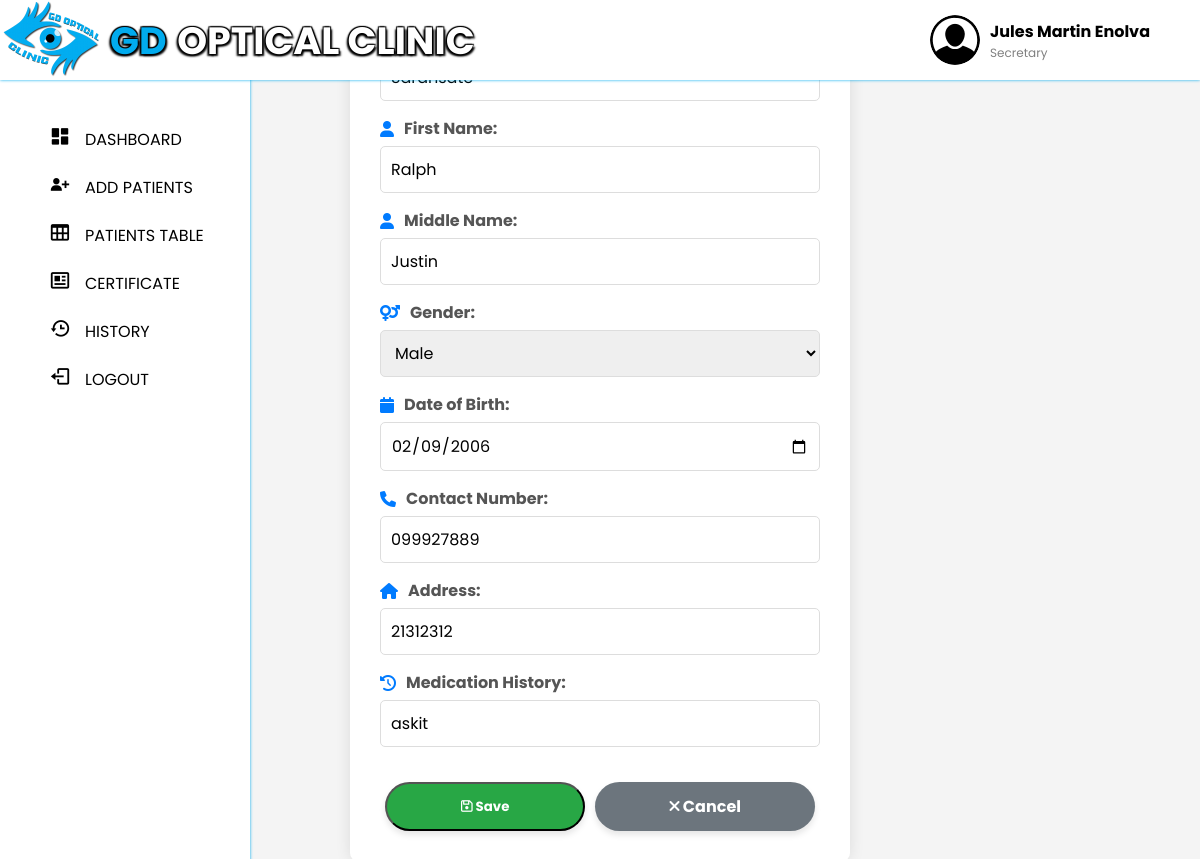
The page /secretary_edit.php?id=3 (signed in) on the database its author committed.
### tables this page shows
CREATE TABLE `accounts` (
  `accounts_id` int(11) NOT NULL,
  `username` varchar(50) NOT NULL,
  `password` varchar(255) NOT NULL,
  `fullname` varchar(100) NOT NULL,
  `gender` enum('male','female','other') NOT NULL,
  `birthdate` date NOT NULL,
  `address` varchar(255) NOT NULL,
  `contact_number` varchar(20) NOT NULL,
  `account_type` enum('doctor','secretary') NOT NULL DEFAULT 'secretary'
);

CREATE TABLE `patients` (
  `patients_id` int(6) NOT NULL,
  `first_name` varchar(255) NOT NULL,
  `last_name` varchar(255) NOT NULL,
  `middle_name` varchar(255) DEFAULT NULL,
  `address` varchar(255) NOT NULL,
  `medication_history` text DEFAULT NULL,
  `date_of_birth` date NOT NULL,
  `gender` varchar(10) NOT NULL,
  `contact_no` varchar(15) NOT NULL,
  `date_added` timestamp NOT NULL DEFAULT current_timestamp() ON UPDATE current_timestamp()
);

### secretary_edit.php (the view, shortened to what this page needs)
<?php
include('secretary_homepage.php');
include('db.php');
$id = intval($_GET['id']);
$sql = "SELECT * FROM patients WHERE patients_id = $id";
$result = $conn->query($sql);
if ($result->num_rows > 0) {
    $row = $result->fetch_assoc();
} else {
    echo "No record found.";
    exit;
}
?>
<!DOCTYPE html>
<html lang="en">
<head>
    <link rel="stylesheet" href="css/secretary_edit.css">
    <link rel="stylesheet" href="https://cdnjs.cloudflare.com/ajax/libs/font-awesome/6.0.0-beta3/css/all.min.css">
</head>
<body>
    <div class="container">
        <form method="POST" action="">
            <div class="form-group">
                <label for="last_name"><i class="fa fa-user"></i> Last Name:</label>
            </div>
            <div class="form-group">
                <label for="first_name"><i class="fa fa-user"></i> First Name:</label>
                <input type="text" id="first_name" name="first_name" value="<?php echo htmlspecialchars($row['first_name']); ?>" required>
            </div>
            <div class="form-group">
                <label for="middle_name"><i class="fa fa-user"></i> Middle Name:</label>
                <input type="text" id="middle_name" name="middle_name" value="<?php echo htmlspecialchars($row['middle_name']); ?>" required>
            </div>
            <div class="form-group">
                <label for="gender"><i class="fa fa-venus-mars"></i> Gender:</label>
                <select id="gender" name="gender" required>
                    <option value="Male" <?php echo ($row['gender'] == 'Male') ? 'selected' : ''; ?>>Male</option>
                </select>
            </div>
            <div class="form-group">
                <label for="date_of_birth"><i class="fa fa-calendar"></i> Date of Birth:</label>
                <input type="date" id="date_of_birth" name="date_of_birth" value="<?php echo htmlspecialchars($row['date_of_birth']); ?>" required>
            </div>
            <div class="form-group">
                <label for="contact_no"><i class="fa fa-phone"></i> Contact Number:</label>
                <input type="text" id="contact_no" name="contact_no" value="<?php echo htmlspecialchars($row['contact_no']); ?>" required>
            </div>
            <div class="form-group">
                <label for="address"><i class="fa fa-home"></i> Address:</label>
                <input type="text" id="address" name="address" value="<?php echo htmlspecialchars($row['address']); ?>" required>
            </div>
            <div class="form-group">
                <label for="medication_history"><i class="fa fa-history"></i> Medication History:</label>
                <input type="text" id="medication_history" name="medication_history" value="<?php echo htmlspecialchars($row['medication_history']); ?>" required>
            </div>
            <div class="action-buttons">
                <button type="submit" class="action-btn save-btn" onclick="return alert('Record updated successfully')"><i class="fa fa-save"></i> Save</button>
                <a href="secretary_view.php?id=<?php echo $row['patients_id']; ?>" class="action-btn cancel-btn"><i class="fa fa-times"></i> Cancel</a>
            </div>
        </form>
    </div>
</body>
</html>

### secretary_homepage.php (shortened to what this page needs)
<?php
include 'db.php';
$user_fullname = '';
$user_role = '';
if (isset($_SESSION['username'])) {
    $username = $_SESSION['username'];
    $sql = "SELECT fullname, account_type FROM accounts WHERE username='$username'";
    $result = $conn->query($sql);
    if ($result->num_rows == 1) {
        $row = $result->fetch_assoc();
        $user_fullname = $row['fullname'];
        $user_role = $row['account_type'];
    }
} else {
    header("Location: login.php");
    exit();
}
?>
<!DOCTYPE html>
<html lang="en">
  <head>
    <link href="https://unpkg.com/boxicons@2.1.4/css/boxicons.min.css" rel="stylesheet" />
    <link rel="stylesheet" href="https://cdnjs.cloudflare.com/ajax/libs/font-awesome/5.15.4/css/all.min.css"/>
    <link rel="stylesheet" href="css/style.css" />
  </head>
  <body>
<div class="user-info">
            <img src="images/user-icon.png" alt="User Icon" class="user-icon">
            <div class="user-details">
                <span class="name"><?php echo $user_fullname; ?></span>
                <span class="role"><?php echo ucfirst($user_role); ?></span>
            </div>
        </div>
    <nav class="navbar">
      <div class="logo-container">
          <img src="images/logo.png" alt="Logo">
      </div>
      <div class="text-container">
          <h2 class="text"><span class="highlight">GD</span> <span class="white-text">OPTICAL CLINIC</span></h2>
      </div>
    </nav>
    <nav class="sidebar">
      <div class="menu_content">
        <ul class="menu_items">
          <li class="item">
            <a href="secretary_dashboard.php" class="nav_link submenu_item">
              <span class="navlink_icon">
                <i class='bx bxs-dashboard'></i>
              </span>
              <span class="navlink">DASHBOARD</span>
            </a>
          </li>
          <li class="item">
            <a href="add_patient.php" class="nav_link submenu_item">
              <span class="navlink_icon">
              <i class='bx bxs-user-plus' ></i>
              </span>
              <span class="navlink">ADD PATIENTS</span>
            </a>
          </li>
          <li class="item">
            <a href="secretary_table.php" class="nav_link submenu_item">
              <span class="navlink_icon">
                <i class='bx bx-table' ></i>
              </span>
              <span class="navlink">PATIENTS TABLE</span>
            </a>
          </li>
          <li class="item">
            <a href="#" class="nav_link submenu_item">
              <span class="navlink_icon">
                <i class='bx bx-news' ></i>
              </span>
              <span class="navlink">CERTIFICATE</span>
            </a>
          </li>
          <li class="item">
            <a href="secretary_history.php" class="nav_link submenu_item">
              <span class="navlink_icon">
                <i class='bx bx-history' ></i>
              </span>
              <span class="navlink">HISTORY</span>
            </a>
          </li>
          <li class="item">
            <a href="gdopticalclinic.php" class="nav_link submenu_item">
              <span class="navlink_icon">
              <i class='bx bx-log-out' ></i>
              </span>
              <span class="navlink">LOGOUT</span>
            </a>
          </li>
    </nav>
  </body>
</html>

### css/style.css (style rules this page uses)
* { margin: 0; padding: 0; box-sizing: border-box; font-family: "Poppins", sans-serif; }
:root { --white-color: #fff; --blue-color: #4070f4; --grey-color: #707070; --grey-color-light: #aaa; }
body { background-color: #e7f2fd; transition: all 0.5s ease; }
.navbar { position: fixed; top: 0; width: 100%; left: 0; background-color: var(--white-color); display: flex; align-items: center; justify-content: space-between; padding: 40px 0px; z-index: 1000; box-shadow: 0 0 3px #01abee; }
.logo-container { position: fixed; top: -12px; left: 2px; z-index: 1100; }
.logo-container img { width: 150px; height: auto; }
.user-info { display: flex; align-items: center; position: fixed; top: 15px; right: 50px; z-index: 1100; }
.user-icon { width: 50px; height: 50px; border-radius: 50%; margin-right: 10px; }
.user-details { display: flex; flex-direction: column; align-items: flex-start; }
.user-details .name { font-weight: bold; }
.user-details .role { font-size: 12px; color: gray; }
.navbar img { width: 100px; height: 100px; object-fit: cover; border-radius: 0%; }
.text { font-family: "Swis721 Blk BT", sans-serif; font-size: 38px; color: #01abee; text-transform: uppercase; text-shadow: -1px -1px 1px #000, 1px -1px 1px #000, -2px 2px 2px #000, 2px 2px 2px #000; }
.text-container { position: absolute; top: 12px; left: 110px; z-index: 1000; }
.highlight { color: #01abee; }
.white-text { color: #ffffff; }
body { display: flex; justify-content: center; align-items: center; height: 100vh; margin: -280px; font-family: Arial, sans-serif; background-color: #f0f2f5; overflow: hidden; }
.sidebar { background-color: var(--white-color); width: 250px; position: fixed; top: 15px; left: 0; height: 100%; padding: 100px 20px; z-index: 100; overflow-y: scroll; box-shadow: 0 0 3px #01abee; transition: all 0.5s ease; }
.menu_content { position: relative; }
.menu_items { padding: 0; list-style: none; }
.navlink_icon { position: relative; font-size: 22px; min-width: 50px; line-height: 40px; display: inline-block; text-align: center; border-radius: 6px; }
.navlink_icon::before { content: ""; position: absolute; height: 100%; width: calc(100% + 100px); left: -20px; }
.sidebar .nav_link { display: flex; align-items: center; width: 100%; padding: 4px 15px; border-radius: 8px; text-decoration: none; color: #000000; white-space: nowrap; }
.submenu_item { cursor: pointer; }

### css/secretary_edit.css (style rules this page uses)
body { font-family: Arial, sans-serif; background-color: #f4f4f4; display: flex; justify-content: center; align-items: center; min-height: 100vh; margin: 0; padding: 0; }
.container { background-color: #fff; padding: 30px; border-radius: 8px; box-shadow: 0 0 15px rgba(0, 0, 0, 0.1); max-width: 500px; width: 100%; }
h2 { text-align: center; margin-bottom: 20px; color: #333; }
form { display: flex; flex-direction: column; }
.form-group { margin-bottom: 15px; }
label { font-weight: bold; margin-bottom: 5px; display: flex; align-items: center; color: #555; }
label i { margin-right: 10px; color: #007bff; }
input[type="text"], input[type="date"], select { width: 100%; padding: 10px; border: 1px solid #ddd; border-radius: 5px; font-size: 16px; }
.action-buttons { display: flex; justify-content: space-between; margin-top: 20px; }
.action-btn { display: inline-block; padding: 12px 25px; color: white; text-decoration: none; border-radius: 25px; transition: background-color 0.3s, transform 0.2s; text-align: center; flex-grow: 1; margin: 0 5px; font-weight: bold; box-shadow: 0 4px 6px rgba(0, 0, 0, 0.1); }
.save-btn { background-color: #28a745; }
.cancel-btn { background-color: #6c757d; }

### rows shown on the page
accounts: fullname "Jules Martin Enolva", account_type "Secretary"
patients: first_name "Ralph", middle_name "Justin", gender "Male", date_of_birth "02/09/2006", contact_no "099927889", address "21312312", medication_history "askit"
